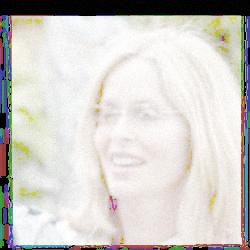
#> input picture dataset/lfw_test_dark/Barbara_Bach_Barbara_Bach_0001.jpg, 250 x 250 px, found by its file name; its folder holds only this picture in this run
$ python classical_enhancer.py
#> lines starting #> are read from the running program, lines starting #| are printed output that depends on the picture
import cv2
import os
from PIL import Image

input_dir = "C:/Users/Vignesh M/PycharmProjects/Thesis/dataset/lfw_test_dark"
output_dir = "C:/Users/Vignesh M/PycharmProjects/Thesis/dataset/lfw_test_classical"
os.makedirs(output_dir, exist_ok=True)

for f in os.listdir(input_dir):
    img = cv2.imread(os.path.join(input_dir, f))
#> img is the input picture: shape (250, 250, 3); mean B, G, R 201, 205.6, 208.2
    img_yuv = cv2.cvtColor(img, cv2.COLOR_BGR2YUV)
#> img_yuv: shape (250, 250, 3); mean of channels 0, 1, 2 205.9, 125.7, 130.2
    img_yuv[:, :, 0] = cv2.equalizeHist(img_yuv[:, :, 0])
#> img_yuv: shape (250, 250, 3); mean of channels 0, 1, 2 129.6, 125.7, 130.2
    img_eq = cv2.cvtColor(img_yuv, cv2.COLOR_YUV2BGR)
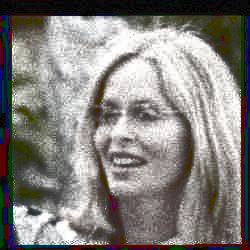
#> img_eq: shape (250, 250, 3); mean B, G, R 125.6, 129.2, 132.3
    Image.fromarray(cv2.cvtColor(img_eq, cv2.COLOR_BGR2RGB)).save(os.path.join(output_dir, f))

$ run again, on dataset/lfw_test_dark/Barbara_Walters_Barbara_Walters_0002.jpg
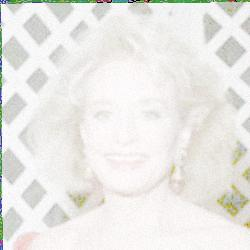
#> input picture dataset/lfw_test_dark/Barbara_Walters_Barbara_Walters_0002.jpg, 250 x 250 px, found by its file name
#> img is the input picture: shape (250, 250, 3); mean B, G, R 230.1, 233.7, 234.7
#> `img_eq = cv2.cvtColor(img_yuv, cv2.COLOR_YUV2BGR)`:
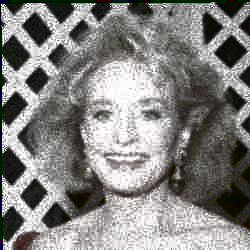
#> img_eq: shape (250, 250, 3); mean B, G, R 128.8, 131.3, 132.8

$ run again, on dataset/lfw_test_dark/Barbara_Walters_Barbara_Walters_0003.jpg
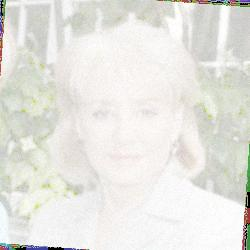
#> input picture dataset/lfw_test_dark/Barbara_Walters_Barbara_Walters_0003.jpg, 250 x 250 px, found by its file name
#> img is the input picture: shape (250, 250, 3); mean B, G, R 224.4, 229.8, 230.3
#> `img_eq = cv2.cvtColor(img_yuv, cv2.COLOR_YUV2BGR)`:
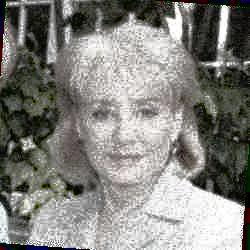
#> img_eq: shape (250, 250, 3); mean B, G, R 126.2, 130.9, 131.6

$ run again, on dataset/lfw_test_dark/David_Heyman_David_Heyman_0002.jpg
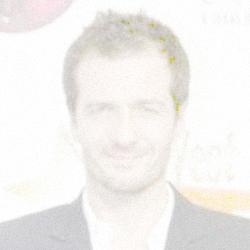
#> input picture dataset/lfw_test_dark/David_Heyman_David_Heyman_0002.jpg, 250 x 250 px, found by its file name
#> img is the input picture: shape (250, 250, 3); mean B, G, R 238.3, 240.8, 242.8
#> `img_eq = cv2.cvtColor(img_yuv, cv2.COLOR_YUV2BGR)`:
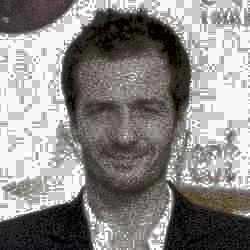
#> img_eq: shape (250, 250, 3); mean B, G, R 133.6, 135.5, 137.9

$ run again, on dataset/lfw_test_dark/Barbara_Becker_Barbara_Becker_0001.jpg
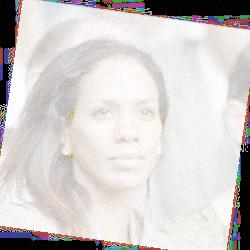
#> input picture dataset/lfw_test_dark/Barbara_Becker_Barbara_Becker_0001.jpg, 250 x 250 px, found by its file name
#> img is the input picture: shape (250, 250, 3); mean B, G, R 203.8, 205.1, 209.6
#> `img_eq = cv2.cvtColor(img_yuv, cv2.COLOR_YUV2BGR)`:
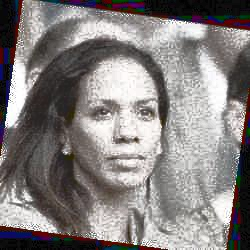
#> img_eq: shape (250, 250, 3); mean B, G, R 127.3, 128.2, 133
